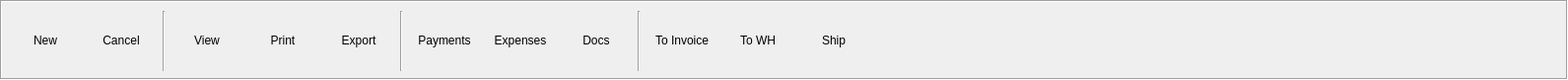
       <widget class="QFrame" name="proformas_purchases_actions">
        <property name="geometry">
         <rect>
          <x>220</x>
          <y>640</y>
          <width>1591</width>
          <height>81</height>
         </rect>
        </property>
        <property name="frameShape">
         <enum>QFrame::Box</enum>
        </property>
        <property name="frameShadow">
         <enum>QFrame::Sunken</enum>
        </property>
        <widget class="QWidget" name="layoutWidget">
         <property name="geometry">
          <rect>
           <x>10</x>
           <y>10</y>
           <width>872</width>
           <height>63</height>
          </rect>
         </property>
         <layout class="QGridLayout" name="gridLayout_2">
          <item row="0" column="0">
           <widget class="QToolButton" name="proformas_purchases_new">
            <property name="minimumSize">
             <size>
              <width>70</width>
              <height>60</height>
             </size>
            </property>
            <property name="maximumSize">
             <size>
              <width>70</width>
              <height>60</height>
             </size>
            </property>
            <property name="text">
             <string>New</string>
            </property>
            <property name="icon">
             <iconset resource="../app/icons.qrc">
              <normaloff>:/new</normaloff>:/new</iconset>
            </property>
            <property name="iconSize">
             <size>
              <width>40</width>
              <height>40</height>
             </size>
            </property>
            <property name="toolButtonStyle">
             <enum>Qt::ToolButtonTextUnderIcon</enum>
            </property>
            <property name="autoRaise">
             <bool>true</bool>
            </property>
           </widget>
          </item>
          <item row="0" column="1">
           <widget class="QToolButton" name="proformas_purchases_cancel">
            <property name="minimumSize">
             <size>
              <width>70</width>
              <height>60</height>
             </size>
            </property>
            <property name="maximumSize">
             <size>
              <width>70</width>
              <height>60</height>
             </size>
            </property>
            <property name="toolTip">
             <string>Cancel Purchase Proforma</string>
            </property>
            <property name="statusTip">
             <string>Cancel Purchase Proforma</string>
            </property>
            <property name="text">
             <string>Cancel</string>
            </property>
            <property name="icon">
             <iconset resource="../app/icons.qrc">
              <normaloff>:/cancel</normaloff>:/cancel</iconset>
            </property>
            <property name="iconSize">
             <size>
              <width>40</width>
              <height>40</height>
             </size>
            </property>
            <property name="toolButtonStyle">
             <enum>Qt::ToolButtonTextUnderIcon</enum>
            </property>
            <property name="autoRaise">
             <bool>true</bool>
            </property>
           </widget>
          </item>
          <item row="0" column="2">
           <widget class="Line" name="line_4">
            <property name="minimumSize">
             <size>
              <width>3</width>
              <height>61</height>
             </size>
            </property>
            <property name="maximumSize">
             <size>
              <width>3</width>
              <height>61</height>
             </size>
            </property>
            <property name="orientation">
             <enum>Qt::Vertical</enum>
            </property>
           </widget>
          </item>
          <item row="0" column="3">
           <widget class="QToolButton" name="proformas_purchases_view_pdf">
            <property name="minimumSize">
             <size>
              <width>70</width>
              <height>60</height>
             </size>
            </property>
            <property name="maximumSize">
             <size>
              <width>70</width>
              <height>60</height>
             </size>
            </property>
            <property name="text">
             <string>View</string>
            </property>
            <property name="icon">
             <iconset resource="../app/icons.qrc">
              <normaloff>:/icons/view.png</normaloff>:/icons/view.png</iconset>
            </property>
            <property name="iconSize">
             <size>
              <width>40</width>
              <height>40</height>
             </size>
            </property>
            <property name="toolButtonStyle">
             <enum>Qt::ToolButtonTextUnderIcon</enum>
            </property>
            <property name="autoRaise">
             <bool>true</bool>
            </property>
           </widget>
          </item>
          <item row="0" column="4">
           <widget class="QToolButton" name="proformas_purchases_print">
            <property name="minimumSize">
             <size>
              <width>70</width>
              <height>60</height>
             </size>
            </property>
            <property name="maximumSize">
             <size>
              <width>70</width>
              <height>60</height>
             </size>
            </property>
            <property name="text">
             <string>Print</string>
            </property>
            <property name="icon">
             <iconset resource="../app/icons.qrc">
              <normaloff>:/print</normaloff>:/print</iconset>
            </property>
            <property name="iconSize">
             <size>
              <width>40</width>
              <height>40</height>
             </size>
            </property>
            <property name="toolButtonStyle">
             <enum>Qt::ToolButtonTextUnderIcon</enum>
            </property>
            <property name="autoRaise">
             <bool>true</bool>
            </property>
           </widget>
          </item>
          <item row="0" column="5">
           <widget class="QToolButton" name="proformas_purchases_export">
            <property name="minimumSize">
             <size>
              <width>70</width>
              <height>60</height>
             </size>
            </property>
            <property name="maximumSize">
             <size>
              <width>70</width>
              <height>60</height>
             </size>
            </property>
            <property name="text">
             <string>Export</string>
            </property>
            <property name="icon">
             <iconset resource="../app/icons.qrc">
              <normaloff>:/export</normaloff>:/export</iconset>
            </property>
            <property name="iconSize">
             <size>
              <width>40</width>
              <height>40</height>
             </size>
            </property>
            <property name="toolButtonStyle">
             <enum>Qt::ToolButtonTextUnderIcon</enum>
            </property>
            <property name="autoRaise">
             <bool>true</bool>
            </property>
           </widget>
          </item>
          <item row="0" column="6">
           <widget class="Line" name="line_5">
            <property name="minimumSize">
             <size>
              <width>3</width>
              <height>61</height>
             </size>
            </property>
            <property name="maximumSize">
             <size>
              <width>3</width>
              <height>61</height>
             </size>
            </property>
            <property name="orientation">
             <enum>Qt::Vertical</enum>
            </property>
           </widget>
          </item>
          <item row="0" column="7">
           <widget class="QToolButton" name="proformas_purchases_payments">
            <property name="minimumSize">
             <size>
              <width>70</width>
              <height>60</height>
             </size>
            </property>
            <property name="maximumSize">
             <size>
              <width>70</width>
              <height>60</height>
             </size>
            </property>
            <property name="toolTip">
             <string>Add New Payment</string>
            </property>
            <property name="toolTipDuration">
             <number>-1</number>
            </property>
            <property name="statusTip">
             <string>Add New Payment</string>
            </property>
            <property name="text">
             <string>Payments</string>
            </property>
            <property name="icon">
             <iconset resource="../app/icons.qrc">
              <normaloff>:/add_payment</normaloff>:/add_payment</iconset>
            </property>
            <property name="iconSize">
             <size>
              <width>40</width>
              <height>40</height>
             </size>
            </property>
            <property name="toolButtonStyle">
             <enum>Qt::ToolButtonTextUnderIcon</enum>
            </property>
            <property name="autoRaise">
             <bool>true</bool>
            </property>
           </widget>
          </item>
          <item row="0" column="8">
           <widget class="QToolButton" name="proformas_purchases_expenses">
            <property name="minimumSize">
             <size>
              <width>70</width>
              <height>60</height>
             </size>
            </property>
            <property name="maximumSize">
             <size>
              <width>70</width>
              <height>60</height>
             </size>
            </property>
            <property name="toolTip">
             <string>Add New Expense</string>
            </property>
            <property name="statusTip">
             <string>Add New Expense</string>
            </property>
            <property name="text">
             <string>Expenses</string>
            </property>
            <property name="icon">
             <iconset resource="../app/icons.qrc">
              <normaloff>:/expense</normaloff>:/expense</iconset>
            </property>
            <property name="iconSize">
             <size>
              <width>40</width>
              <height>40</height>
             </size>
            </property>
            <property name="toolButtonStyle">
             <enum>Qt::ToolButtonTextUnderIcon</enum>
            </property>
            <property name="autoRaise">
             <bool>true</bool>
            </property>
           </widget>
          </item>
          <item row="0" column="9">
           <widget class="QToolButton" name="proformas_purchases_docs">
            <property name="minimumSize">
             <size>
              <width>70</width>
              <height>60</height>
             </size>
            </property>
            <property name="maximumSize">
             <size>
              <width>70</width>
              <height>60</height>
             </size>
            </property>
            <property name="toolTip">
             <string>Add New Expense</string>
            </property>
            <property name="statusTip">
             <string>Add New Expense</string>
            </property>
            <property name="text">
             <string>Docs</string>
            </property>
            <property name="icon">
             <iconset resource="../app/icons.qrc">
              <normaloff>:/document</normaloff>:/document</iconset>
            </property>
            <property name="iconSize">
             <size>
              <width>40</width>
              <height>40</height>
             </size>
            </property>
            <property name="toolButtonStyle">
             <enum>Qt::ToolButtonTextUnderIcon</enum>
            </property>
            <property name="autoRaise">
             <bool>true</bool>
            </property>
           </widget>
          </item>
          <item row="0" column="10">
           <widget class="Line" name="line_6">
            <property name="minimumSize">
             <size>
              <width>3</width>
              <height>61</height>
             </size>
            </property>
            <property name="maximumSize">
             <size>
              <width>3</width>
              <height>61</height>
             </size>
            </property>
            <property name="orientation">
             <enum>Qt::Vertical</enum>
            </property>
           </widget>
          </item>
          <item row="0" column="11">
           <widget class="QToolButton" name="proformas_purchases_toinv">
            <property name="minimumSize">
             <size>
              <width>70</width>
              <height>60</height>
             </size>
            </property>
            <property name="maximumSize">
             <size>
              <width>70</width>
              <height>60</height>
             </size>
            </property>
            <property name="toolTip">
             <string>Build An Invoice From This Proforma</string>
            </property>
            <property name="statusTip">
             <string>Build An Invoice From This Proforma</string>
            </property>
            <property name="text">
             <string>To Invoice</string>
            </property>
            <property name="icon">
             <iconset resource="../app/icons.qrc">
              <normaloff>:/add_invoice</normaloff>:/add_invoice</iconset>
            </property>
            <property name="iconSize">
             <size>
              <width>40</width>
              <height>40</height>
             </size>
            </property>
            <property name="toolButtonStyle">
             <enum>Qt::ToolButtonTextUnderIcon</enum>
            </property>
            <property name="autoRaise">
             <bool>true</bool>
            </property>
           </widget>
          </item>
          <item row="0" column="12">
           <widget class="QToolButton" name="proformas_purchases_towh">
            <property name="minimumSize">
             <size>
              <width>70</width>
              <height>60</height>
             </size>
            </property>
            <property name="maximumSize">
             <size>
              <width>70</width>
              <height>60</height>
             </size>
            </property>
            <property name="toolTip">
             <string>Send Proforma For Reception</string>
            </property>
            <property name="statusTip">
             <string>Send Proforma For Reception</string>
            </property>
            <property name="text">
             <string>To WH</string>
            </property>
            <property name="icon">
             <iconset resource="../app/icons.qrc">
              <normaloff>:/warehouse</normaloff>:/warehouse</iconset>
            </property>
            <property name="iconSize">
             <size>
              <width>40</width>
              <height>40</height>
             </size>
            </property>
            <property name="toolButtonStyle">
             <enum>Qt::ToolButtonTextUnderIcon</enum>
            </property>
            <property name="autoRaise">
             <bool>true</bool>
            </property>
           </widget>
          </item>
          <item row="0" column="13">
           <widget class="QToolButton" name="proformas_purchases_ship">
            <property name="minimumSize">
             <size>
              <width>70</width>
              <height>60</height>
             </size>
            </property>
            <property name="maximumSize">
             <size>
              <width>70</width>
              <height>60</height>
             </size>
            </property>
            <property name="toolTip">
             <string>Add Tracking String</string>
            </property>
            <property name="statusTip">
             <string>Add Tracking String</string>
            </property>
            <property name="text">
             <string>Ship</string>
            </property>
            <property name="icon">
             <iconset resource="../app/icons.qrc">
              <normaloff>:/courier</normaloff>:/courier</iconset>
            </property>
            <property name="iconSize">
             <size>
              <width>40</width>
              <height>40</height>
             </size>
            </property>
            <property name="toolButtonStyle">
             <enum>Qt::ToolButtonTextUnderIcon</enum>
            </property>
            <property name="autoRaise">
             <bool>true</bool>
            </property>
           </widget>
          </item>
         </layout>
        </widget>
       </widget>
